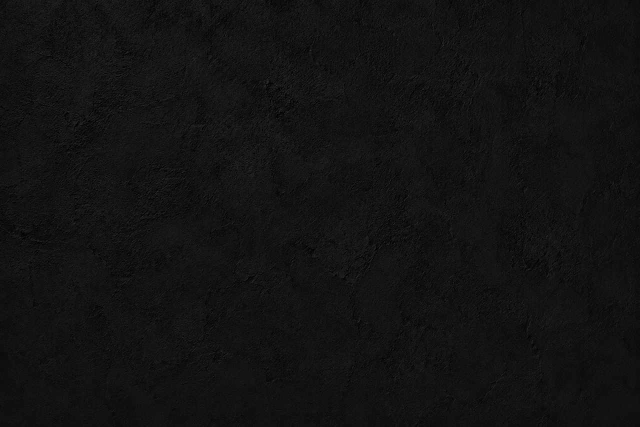
#> input picture assets/texture-concrete.jpg, 1280 x 853 px (shown at 1/2 size)
$ python build-texture.py ../assets/texture-concrete.jpg
#> lines starting #> are read from the running program, lines starting #| are printed output that depends on the picture
#!/usr/bin/env python3
"""Build the site's concrete background texture from a source photograph.

    python scripts/build-texture.py <source-image> [-o assets/texture-concrete.jpg]

The output is a background, not a picture, and the difference is most of what
this script does. Three things have to be true or it cannot be used site-wide:

  1. No large-scale structure. A vignette or soft blotch that looks like
     lighting in a photograph reads as a rendering artefact once it is
     stretched behind a whole page, so the low frequencies are subtracted and
     only grain and cracks survive.

  2. No colour shift. The mean is pinned to BASE (the site's --bg-primary), so
     the texture adds depth without lifting or tinting the page. <html> carries
     the same colour, which is why a failed image load is invisible rather than
     a flash of white.

  3. No contrast regression. Darkening the background can only help text
     contrast, so shadows pass through linearly; highlights are the only side
     that can break WCAG AA, so they are soft-capped with tanh. Fine grain is
     nearly untouched, bright specks saturate instead of spiking.

The AA check at the end runs against the *decoded JPEG*, not the array in
memory: lossy compression can push a pixel brighter than anything the maths
produced, and that pixel is what visitors actually see. The script refuses to
write a file that fails.
"""

import argparse
import os
import sys

import numpy as np
from PIL import Image, ImageFilter

BASE = np.array([0x13, 0x13, 0x13], dtype=float)   # css --bg-primary

# Sampled from :root in css/style.css. Every one of these can land on the
# background, so every one has to clear AA against its brightest pixel.
PALETTE = {
    "--text-primary":   "#F5F5F5",
    "--text-secondary": "#B8B8B8",
    "--color-steel":    "#B7B6B6",
    "--color-gold":     "#C9A84C",
}

WIDTH = 1280        # upscaled by `cover`; grain hides the interpolation
BLUR_RADIUS = 44    # low frequencies removed at this scale
DETAIL_GAIN = 0.95
HIGHLIGHT_CAP = 32.0
JPEG_QUALITY = 48
MIN_CONTRAST = 4.5  # WCAG 2.1 AA, normal text


def _linearize(channel):
    c = channel / 255.0
    return np.where(c <= 0.03928, c / 12.92, ((c + 0.055) / 1.055) ** 2.4)


def relative_luminance(px):
    return (0.2126 * _linearize(px[..., 0])
            + 0.7152 * _linearize(px[..., 1])
            + 0.0722 * _linearize(px[..., 2]))


def contrast(fg_luminance, bg_luminance):
    hi, lo = max(fg_luminance, bg_luminance), min(fg_luminance, bg_luminance)
    return (hi + 0.05) / (lo + 0.05)


def build(source, dest):
#> called with source = '../assets/texture-concrete.jpg', dest = 'assets/texture-concrete.jpg'
    src = Image.open(source).convert("RGB")
#> src is the input picture: PIL image 1280x853 RGB; min 0, max 59, mean 18.4
    src.thumbnail((WIDTH, WIDTH), Image.LANCZOS)   # resample before processing,
                                                   # so grain is measured at the
                                                   # size it will ship at

    detail = (np.asarray(src, dtype=float)
              - np.asarray(src.filter(ImageFilter.GaussianBlur(BLUR_RADIUS)), dtype=float) * 0.92)
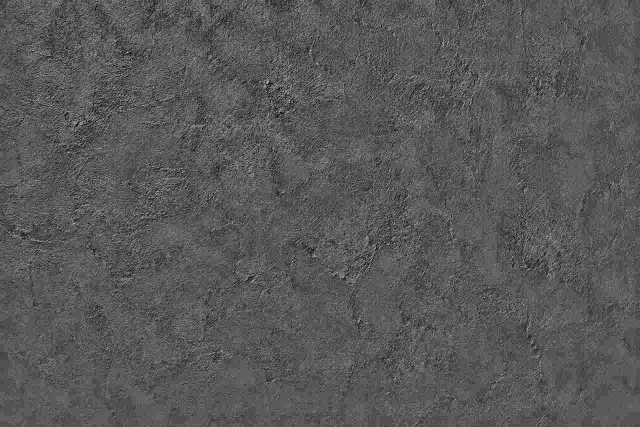
#> detail: shape (853, 1280, 3) float64 (shown at 1/2 size); min -20.24, max 42.44, mean 1.5; drawn with min black and max white
    detail -= detail.mean()
    detail *= DETAIL_GAIN
    detail = np.where(detail > 0, HIGHLIGHT_CAP * np.tanh(detail / HIGHLIGHT_CAP), detail)
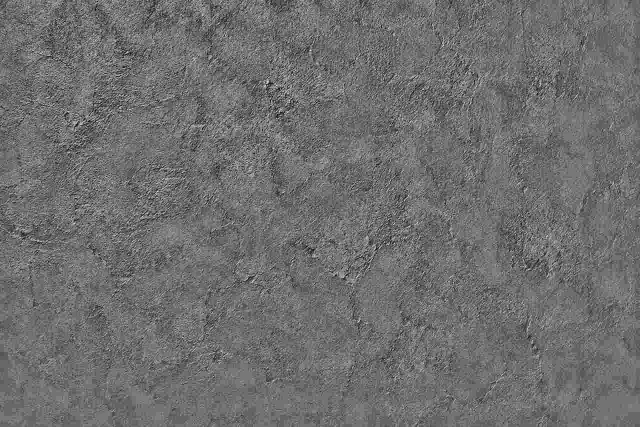
#> detail: shape (853, 1280, 3) float64 (shown at 1/2 size); min -20.64, max 26.83, mean 0; drawn with min black and max white

    out = np.clip(BASE + detail, 0, 255).astype("uint8")
    Image.fromarray(out).save(dest, "JPEG", quality=JPEG_QUALITY,
                              optimize=True, progressive=True)

    decoded = np.asarray(Image.open(dest).convert("RGB"), dtype=float)
    worst = relative_luminance(decoded).max()
#> in _linearize, `return np.where(c <= 0.03928, c / 12.92, ((c + 0.055) / 1.055) ** 2.4)`:
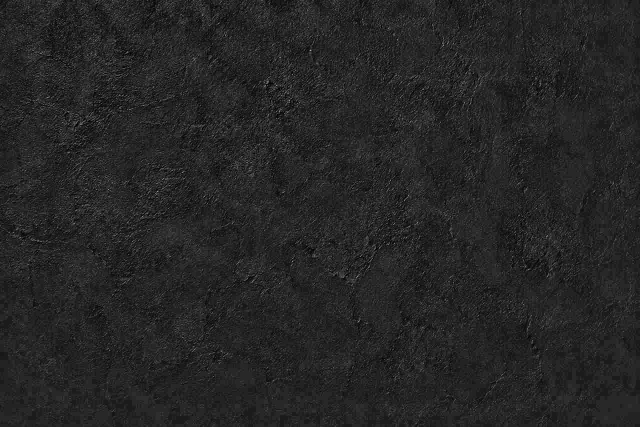
#> returned value: shape (853, 1280) float64 (shown at 1/2 size); min 0, max 0.0437, mean 0.00648; drawn with min black and max white
#> worst = 0.0437

    print(f"{dest}  {src.size[0]}x{src.size[1]}  "
          f"{os.path.getsize(dest) / 1024:.1f} KB")
#| assets/texture-concrete.jpg  1280x853  53.7 KB
    print(f"  range #{int(decoded.min()):02x}..#{int(decoded.max()):02x}  "
          f"mean {decoded.mean():.1f}  sd {decoded.std():.2f}\n")
#|   range #00..#3b  mean 18.4  sd 4.97

    failures = []
    for name, hexc in PALETTE.items():
        fg = np.array([int(hexc[i:i + 2], 16) for i in (1, 3, 5)], dtype=float)
        ratio = contrast(relative_luminance(fg), worst)
        ok = ratio >= MIN_CONTRAST
        failures += [] if ok else [name]
        print(f"  {name:18s} {hexc}  {ratio:5.2f}:1  {'PASS' if ok else 'FAIL'}")
#> this loop made 4 passes
#> (hi in contrast, ratio) on passes 1 to 4: (0.913, 10.27), (0.479, 5.65), (0.469, 5.54), (0.409, 4.9)
#|   --text-primary     #F5F5F5  10.27:1  PASS
#|   --text-secondary   #B8B8B8   5.65:1  PASS
#|   --color-steel      #B7B6B6   5.54:1  PASS
#|   --color-gold       #C9A84C   4.90:1  PASS
#> after the loop, failures = []

    if failures:
        os.remove(dest)
        print(f"\nFAILED AA for {', '.join(failures)} — output removed.")
        print("Lower HIGHLIGHT_CAP or DETAIL_GAIN and rerun.")
        return 1

    print("\nAll palette colours clear WCAG AA against the brightest pixel.")
    return 0


if __name__ == "__main__":
    ap = argparse.ArgumentParser(description=__doc__,
                                 formatter_class=argparse.RawDescriptionHelpFormatter)
    ap.add_argument("source", help="source photograph")
    ap.add_argument("-o", "--out", default="assets/texture-concrete.jpg")
    args = ap.parse_args()
    sys.exit(build(args.source, args.out))
#> (the program exits here)
